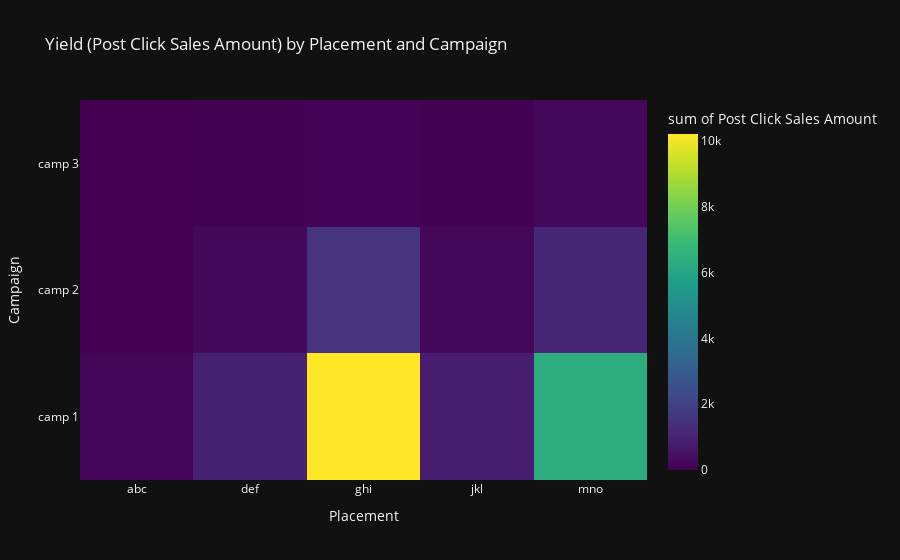

The notebook cell this image was saved under:
### Markdown cell above
# Descriptive Statistics

### Code cell
# Group the data by 'placement' and 'campaign', calculating the mean 'post_click_sales_amount' for each combination
placement_campaign_yield = advert_dataset.groupby(['placement', 'campaign_number'])['post_click_sales_amount'].mean().reset_index()

# Create a heatmap using Plotly
fig = px.density_heatmap(placement_campaign_yield, x='placement', y='campaign_number', z='post_click_sales_amount',
                         color_continuous_scale='Viridis', 
                         title="Yield (Post Click Sales Amount) by Placement and Campaign",
                         labels={"placement": "Placement", "campaign": "Campaign", "post_click_sales_amount": "Post Click Sales Amount"})

# Update layout for better readability
fig.update_layout(
    xaxis_title="Placement",
    yaxis_title="Campaign",
    template="plotly_dark"
)

# Show the plot
fig.show()

### Figure 1 — Plotly figure (JSON) as saved in the notebook; plotly's stock layout.template omitted (floating-point values rounded to 4 significant figures)
{"data": [{"coloraxis": "coloraxis", "histfunc": "sum", "hovertemplate": "Placement=%{x}<br>campaign_number=%{y}<br>sum of Post Click Sales Amount=%{z}<extra></extra>", "name": "", "type": "histogram2d", "x": ["abc", "abc", "abc", "def", "def", "def", "ghi", "ghi", "ghi", "jkl", "jkl", "jkl", "mno", "mno", "mno"], "xaxis": "x", "xbingroup": "x", "y": ["camp 1", "camp 2", "camp 3", "camp 1", "camp 2", "camp 3", "camp 1", "camp 2", "camp 3", "camp 1", "camp 2", "camp 3", "camp 1", "camp 2", "camp 3"], "yaxis": "y", "ybingroup": "y", "z": [98.97, 0, 4.93, 920.8, 230.4, 22.78, 10220.0, 1499.0, 69.5, 857.5, 171.7, 20.24, 6381.0, 1068.0, 179.2]}], "layout": {"coloraxis": {"colorbar": {"title": {"text": "sum of Post Click Sales Amount"}}, "colorscale": [[0, "#440154"], [0.1111, "#482878"], [0.2222, "#3e4989"], [0.3333, "#31688e"], [0.4444, "#26828e"], [0.5556, "#1f9e89"], [0.6667, "#35b779"], [0.7778, "#6ece58"], [0.8889, "#b5de2b"], [1, "#fde725"]]}, "legend": {"tracegroupgap": 0}, "title": {"text": "Yield (Post Click Sales Amount) by Placement and Campaign"}, "xaxis": {"anchor": "y", "domain": [0, 1], "title": {"text": "Placement"}}, "yaxis": {"anchor": "x", "domain": [0, 1], "title": {"text": "Campaign"}}}}
